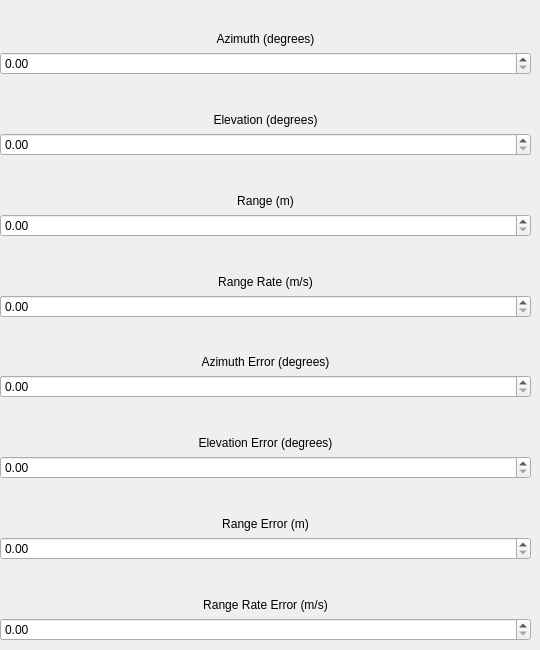
                  <widget class="QWidget" name="emitterBearingTab">
                   <attribute name="title">
                    <string>Emitter Bearing</string>
                   </attribute>
                   <widget class="QWidget" name="verticalLayoutWidget_24">
                    <property name="geometry">
                     <rect>
                      <x>0</x>
                      <y>0</y>
                      <width>531</width>
                      <height>641</height>
                     </rect>
                    </property>
                    <layout class="QVBoxLayout" name="capturesSpatialEmitterVertLayout">
                     <item>
                      <widget class="QLabel" name="calEmitterAzimuthLabel">
                       <property name="text">
                        <string>Azimuth (degrees)</string>
                       </property>
                       <property name="alignment">
                        <set>Qt::AlignBottom|Qt::AlignHCenter</set>
                       </property>
                      </widget>
                     </item>
                     <item>
                      <widget class="QDoubleSpinBox" name="calEmitterAzimuthDoubleSpinBox">
                       <property name="maximum">
                        <double>360.000000000000000</double>
                       </property>
                      </widget>
                     </item>
                     <item>
                      <widget class="QLabel" name="calEmitterElvLabel">
                       <property name="text">
                        <string>Elevation (degrees)</string>
                       </property>
                       <property name="alignment">
                        <set>Qt::AlignBottom|Qt::AlignHCenter</set>
                       </property>
                      </widget>
                     </item>
                     <item>
                      <widget class="QDoubleSpinBox" name="calEmitterElvDoubleSpinBox">
                       <property name="maximum">
                        <double>360.000000000000000</double>
                       </property>
                      </widget>
                     </item>
                     <item>
                      <widget class="QLabel" name="calEmitterRangeLabel">
                       <property name="text">
                        <string>Range (m)</string>
                       </property>
                       <property name="alignment">
                        <set>Qt::AlignBottom|Qt::AlignHCenter</set>
                       </property>
                      </widget>
                     </item>
                     <item>
                      <widget class="QDoubleSpinBox" name="calEmitterRangeDoubleSpinBox">
                       <property name="maximum">
                        <double>10000000000000000.000000000000000</double>
                       </property>
                      </widget>
                     </item>
                     <item>
                      <widget class="QLabel" name="calEmitterRangeRateLabel">
                       <property name="text">
                        <string>Range Rate (m/s)</string>
                       </property>
                       <property name="alignment">
                        <set>Qt::AlignBottom|Qt::AlignHCenter</set>
                       </property>
                      </widget>
                     </item>
                     <item>
                      <widget class="QDoubleSpinBox" name="calEmitterRangeRateDoubleSpinBox">
                       <property name="maximum">
                        <double>10000000000000000.000000000000000</double>
                       </property>
                      </widget>
                     </item>
                     <item>
                      <widget class="QLabel" name="calEmitterAzErrLabel">
                       <property name="text">
                        <string>Azimuth Error (degrees)</string>
                       </property>
                       <property name="alignment">
                        <set>Qt::AlignBottom|Qt::AlignHCenter</set>
                       </property>
                      </widget>
                     </item>
                     <item>
                      <widget class="QDoubleSpinBox" name="calEmitterAzErrDoubleSpinBox">
                       <property name="maximum">
                        <double>360.000000000000000</double>
                       </property>
                      </widget>
                     </item>
                     <item>
                      <widget class="QLabel" name="calEmitterElErrLabel">
                       <property name="text">
                        <string>Elevation Error (degrees)</string>
                       </property>
                       <property name="alignment">
                        <set>Qt::AlignBottom|Qt::AlignHCenter</set>
                       </property>
                      </widget>
                     </item>
                     <item>
                      <widget class="QDoubleSpinBox" name="calEmitterElErrDoubleSpinBox">
                       <property name="maximum">
                        <double>360.000000000000000</double>
                       </property>
                      </widget>
                     </item>
                     <item>
                      <widget class="QLabel" name="calEmitterRangeErrLabel">
                       <property name="text">
                        <string>Range Error (m)</string>
                       </property>
                       <property name="alignment">
                        <set>Qt::AlignBottom|Qt::AlignHCenter</set>
                       </property>
                      </widget>
                     </item>
                     <item>
                      <widget class="QDoubleSpinBox" name="calEmitterRangeErrDoubleSpinBox">
                       <property name="maximum">
                        <double>100000000000000.000000000000000</double>
                       </property>
                      </widget>
                     </item>
                     <item>
                      <widget class="QLabel" name="calEmitterRangeRateErrLabel">
                       <property name="text">
                        <string>Range Rate Error (m/s)</string>
                       </property>
                       <property name="alignment">
                        <set>Qt::AlignBottom|Qt::AlignHCenter</set>
                       </property>
                      </widget>
                     </item>
                     <item>
                      <widget class="QDoubleSpinBox" name="calEmitterRangeRateErrDoubleSpinBox"/>
                     </item>
                    </layout>
                   </widget>
                  </widget>
